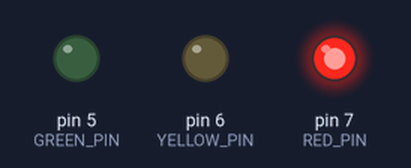
Recording of a sketch running on a simulated Arduino Uno, built with avr-gcc and run on an emulated ATmega328P. On the bench: output pins drawn as LEDs (lit = HIGH).

Above: at 2.5 s.
At 7.5 s:
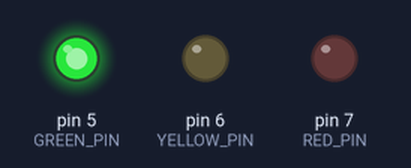
At 11.0 s:
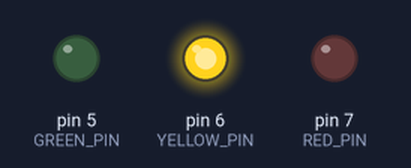
Timing chart, 0 to 15.6 s (numbered marks = the images above):
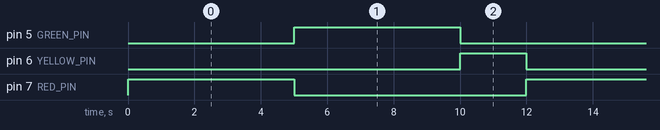

The sketch:

traffic_light.ino
```cpp
#define RED_PIN 7
#define YELLOW_PIN 6
#define GREEN_PIN 5

#define RED_TIME 5000
#define YELLOW_TIME 2000
#define GREEN_TIME 5000

void setup() {
  pinMode(RED_PIN, OUTPUT);
  pinMode(YELLOW_PIN, OUTPUT);
  pinMode(GREEN_PIN, OUTPUT);
}

void loop() {
  digitalWrite(RED_PIN,HIGH);
  digitalWrite(YELLOW_PIN,LOW);
  digitalWrite(GREEN_PIN,LOW);
  delay(RED_TIME);

  digitalWrite(RED_PIN,LOW);
  digitalWrite(YELLOW_PIN,LOW);
  digitalWrite(GREEN_PIN,HIGH);
  delay(GREEN_TIME);

  digitalWrite(RED_PIN,LOW);
  digitalWrite(YELLOW_PIN,HIGH);
  digitalWrite(GREEN_PIN,LOW);
  delay(YELLOW_TIME);
}
```

Measured:
- by itself, pin 5 (GREEN_PIN), pin 7 (RED_PIN): alternates HIGH for 5.0 s and LOW for 7.0 s
- by itself, pin 6 (YELLOW_PIN): alternates HIGH for 2.0 s and LOW for 10.0 s
- by itself, everything shown: repeats every 12.0 s, in 3 steps
